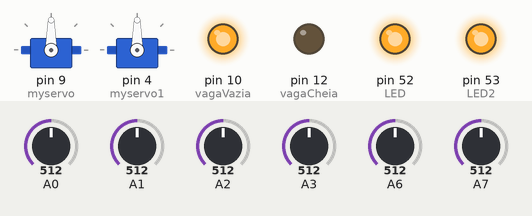
The sketch below on a simulated Arduino Mega 2560, built with avr-gcc and run on an emulated ATmega2560. On the bench: 2 × servo, output pins drawn as LEDs (lit = HIGH). The inputs (shaded band) are chosen by the test bench; at power-on: A2 = 512, A3 = 512, A6 = 512, A0 = 512, A1 = 512, A7 = 512.

Above: at 1.2 s.
1.3 s: A2 set to 411
2.8 s: A2 set to 391
At 3.7 s:
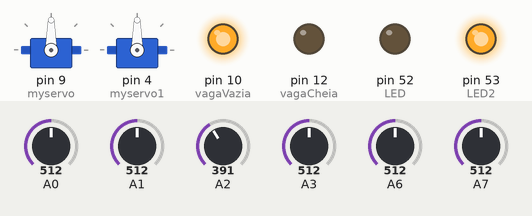
4.3 s: A3 set to 164
5.8 s: A3 set to 139
At 7.0 s:
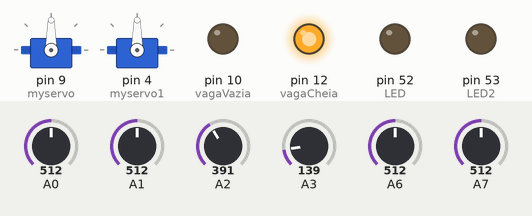
7.3 s: A2 set to 410
At 8.3 s:
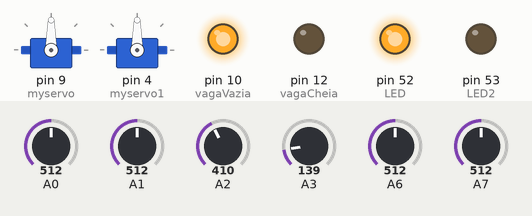
8.8 s: A6 set to 34
10.3 s: A6 set to 28
At 10.6 s:
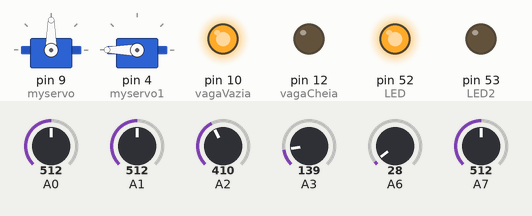
Timing chart, 0 to 12.8 s (numbered marks = the images above; inputs shaded):
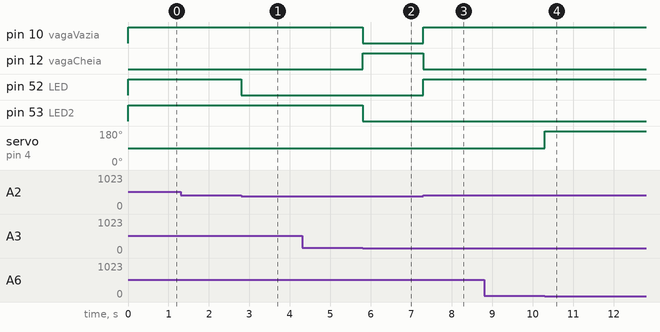

The sketch:

Codigo_Maquete_Estacionamento.ino
```cpp
//CODIGO VAGA ESTACIONAMENTO

/*

------- Leds Vaga -------
Vaga1 = D52;
Vaga2 = D53;

------- Sensores Vaga -------
Vaga1 = A2;
Vaga2 = A3;

------- Sensores Entrada -------
Entrada_Abre = A6;
Entrada_Fecha = A7;

------- Sensores Saída -------
Saída_Abre = A1;
Saída_Fecha = A0;

*/

#include <Servo.h>

Servo myservo;  // create servo object to control a servo
// twelve servo objects can be created on most boards

Servo myservo1;

//PORTA DE ENTRADA
int valorLDR1;
int valorLDR2;

//PORTA DE SAIDA
int valorLDR3;
int valorLDR4;

//VAGAS
int valorLDR_LED;
int LED = 52;
int vaga_01;

int valorLDR_LED2;
int LED2 = 53;
int vaga_02;

//Flag de controle
int vagaCheia = 12;
int vagaVazia = 10;


void setup() {


  Serial.begin(9600);

//FLAG DE CONTROLE
  pinMode(vagaCheia, OUTPUT);
  digitalWrite(vagaCheia, LOW);

  pinMode(10, OUTPUT);
  digitalWrite(10, HIGH);
//VAGAS
  pinMode(LED, OUTPUT);
  digitalWrite(LED, LOW);
  vaga_01 = 0;

  pinMode(LED2, OUTPUT);
  digitalWrite(LED2, LOW);
  vaga_01 = 0;


 //PORTA DE ENTRADA
  myservo.attach(9);  // SERVOMOTOR NO DIGITAL 9
  myservo.write(0);
  myservo.write(90);

//PORTA DE SAIDA
  myservo1.attach(4);  // SERVOMOTOR NO DIGITAL 4
  myservo1.write(0);
  myservo1.write(90);


}

void loop() {


//PORTA DE ENTRADA
  valorLDR1 = analogRead(A0);
  valorLDR2 = analogRead(A1);

 //PORTA DE SAIDA
  valorLDR3 = analogRead(A6);
  valorLDR4 = analogRead(A7);

//VAGAS
  valorLDR_LED = analogRead(A2);
  valorLDR_LED2 = analogRead(A3);

//MONITORAR PORTA SAIDA
/*
  Serial.println("LDR_LED1_Saida: ");
  Serial.println(valorLDR1);
  Serial.println("LDR_LED2_Saida: ");
  Serial.println(valorLDR2);
*/

//MONITORAR PORTA ENTRADA
/*  Serial.println("valorLDR3_Entrada: ");
  Serial.println(valorLDR3);
  Serial.println("valorLDR4_Entrada: ");
  Serial.println(valorLDR4);
*/
//MONITORAR VAGAS
 /* Serial.println("LDR_LED_Vaga1: ");
  Serial.println(valorLDR_LED);
  Serial.println("LDR_LED2_Vaga2: ");
  Serial.println(valorLDR_LED2);
*/
//delay(800);

if(vaga_01 == 0 || vaga_02 == 0){

  digitalWrite(vagaVazia, HIGH);
 digitalWrite(vagaCheia, LOW);

//PORTA DE SAIDA
  if(valorLDR1 <= 20){
    myservo.write(90);              // tell servo to go to position in variable 'pos'
    delay(15);
    }

   if(valorLDR2 <=10){
                myservo.write(0);              // tell servo to go to position in variable 'pos'
                 delay(15);
   }

//PORTA DE ENTRADA
  if(valorLDR3 <= 30){
    myservo1.write(180);              // tell servo to go to position in variable 'pos'
    delay(15);
    }

   if(valorLDR4 <= 50){
                myservo1.write(90);              // tell servo to go to position in variable 'pos'
                 delay(15);
   }

}else{
  digitalWrite(vagaVazia, LOW);
  digitalWrite(vagaCheia, HIGH);

}

//vaga
  if(valorLDR_LED < 400){
    digitalWrite(LED, LOW);
    vaga_01 = 1;
  }else{
    digitalWrite(LED, HIGH);
    vaga_01 = 0;
  }


  if(valorLDR_LED2 < 150){
    digitalWrite(LED2, LOW);
    vaga_02 = 1;
  }else{
    digitalWrite(LED2, HIGH);
    vaga_02 = 0;
  }


}
```

Measured:
- the behaviour switches between 400 and 399 on A2 (found by bisection; images 0 and 1)
- the behaviour switches between 150 and 149 on A3 (found by bisection; images 1 and 2)
- the behaviour switches between 31 and 30 on A6 (found by bisection; images 3 and 4)
- after the input at 1.3 s, every drawn part: stays the same
- after the input at 2.8 s, pin 52 (LED): HIGH → LOW at once
- after the input at 4.3 s, every drawn part: stays the same
- after the input at 5.8 s, pin 10 (vagaVazia), pin 53 (LED2): HIGH → LOW at once; pin 12 (vagaCheia): LOW → HIGH at once
- after the input at 7.3 s, pin 10 (vagaVazia), pin 52 (LED): LOW → HIGH at once; pin 12 (vagaCheia): HIGH → LOW at once
- after the input at 8.8 s, every drawn part: stays the same
- after the input at 10.3 s, servo on pin 4 (myservo1): 90° → 180° at once
